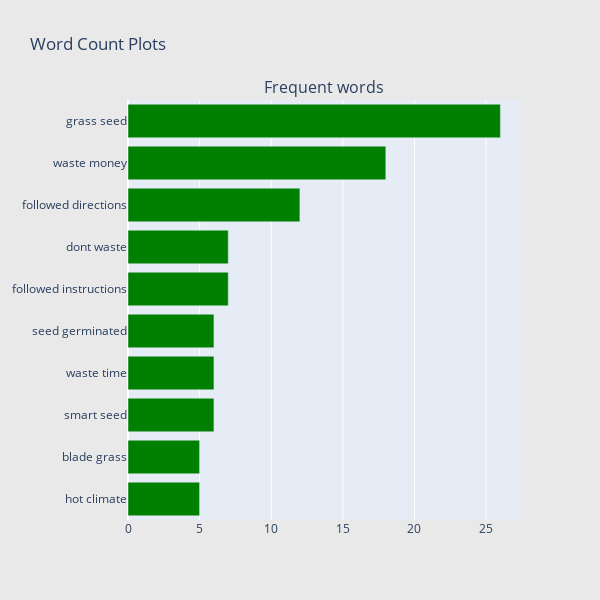

The notebook cell saved with this chart:
### Code cell
## Get the bar chart from 1 rated reviews ##
freq_dict = defaultdict(int)
for sent in df_1["review_lower"]:
    for word in generate_ngrams(sent,2):
        freq_dict[word] += 1
fd_sorted = pd.DataFrame(sorted(freq_dict.items(), key=lambda x: x[1])[::-1])
fd_sorted.columns = ["word", "wordcount"]
trace0 = horizontal_bar_chart(fd_sorted.head(10), 'green')

# Creating two subplots
fig = tools.make_subplots(rows=1, cols=1, vertical_spacing=0.04,
                          subplot_titles=["Frequent words"])
fig.append_trace(trace0, 1, 1)
#fig.append_trace(trace1, 1, 2)
fig['layout'].update(height=600, width=600, paper_bgcolor='rgb(233,233,233)', title="Word Count Plots")
py.iplot(fig, filename='word-plots');

### Figure 1 — Plotly figure (JSON) as saved in the notebook; plotly's stock layout.template omitted (floating-point values rounded to 4 significant figures)
{"data": [{"marker": {"color": "green"}, "orientation": "h", "showlegend": false, "x": [5, 5, 6, 6, 6, 7, 7, 12, 18, 26], "xaxis": "x", "y": ["hot climate", "blade grass", "smart seed", "waste time", "seed germinated", "followed instructions", "dont waste", "followed directions", "waste money", "grass seed"], "yaxis": "y", "type": "bar"}], "layout": {"annotations": [{"font": {"size": 16}, "showarrow": false, "text": "Frequent words", "x": 0.5, "xanchor": "center", "xref": "paper", "y": 1, "yanchor": "bottom", "yref": "paper"}], "height": 600, "paper_bgcolor": "rgb(233,233,233)", "title": {"text": "Word Count Plots"}, "width": 600, "xaxis": {"anchor": "y", "domain": [0, 1]}, "yaxis": {"anchor": "x", "domain": [0, 1]}}}
